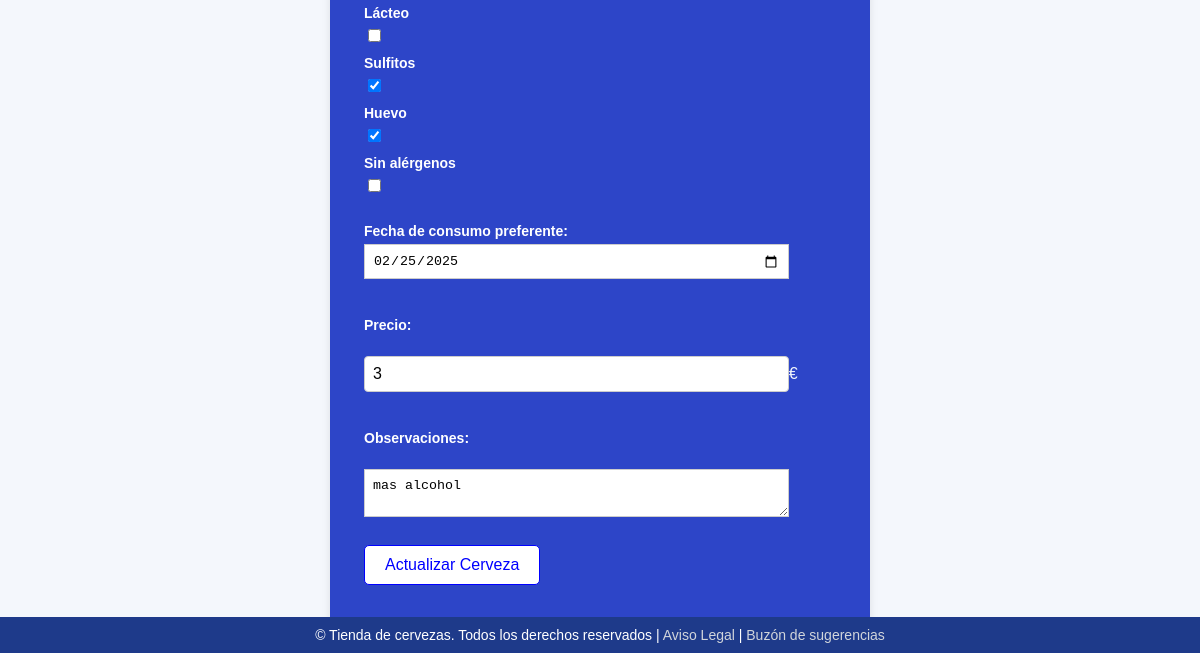
The page /aqui_no_vendemos_cruzcampo/admin/admin_editar_cerveza.php?id=3 (lower part) on the database as committed earlier.
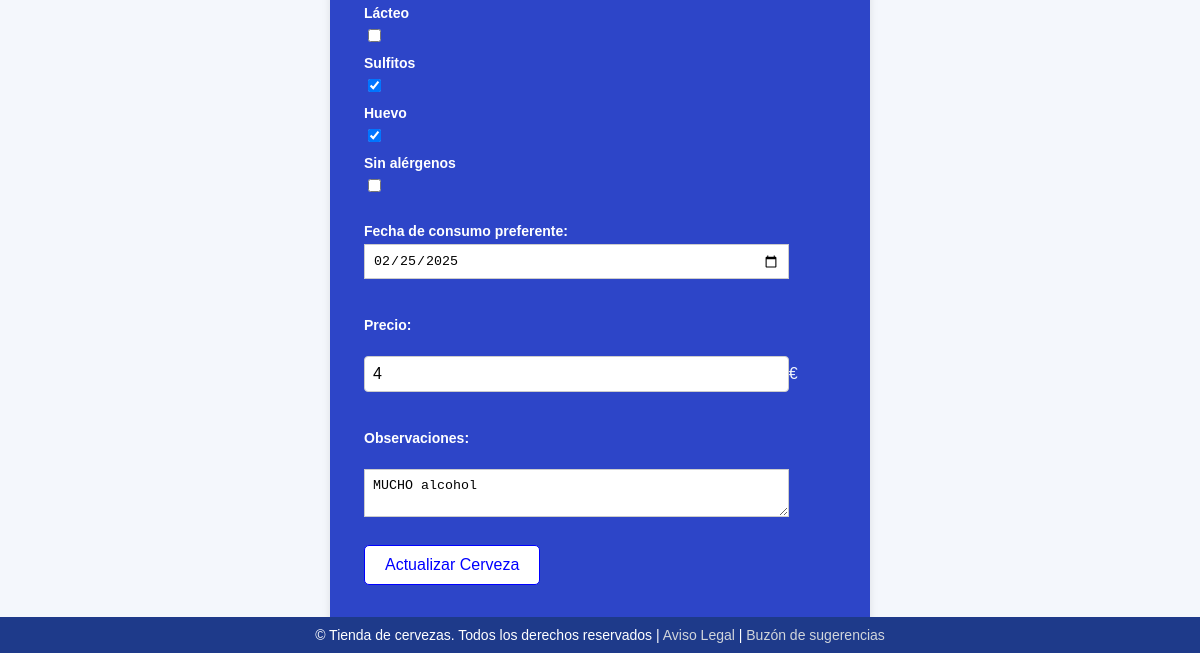
The same page on the database as committed later.
### tables this page shows
CREATE TABLE `cervezas` (
  `id_cerveza` int(3) NOT NULL,
  `denominacion` varchar(100) NOT NULL,
  `marca` varchar(100) NOT NULL,
  `tipo` varchar(100) NOT NULL,
  `formato` varchar(100) NOT NULL,
  `tamanio` varchar(100) NOT NULL,
  `alergenos` varchar(100) NOT NULL,
  `fecha` date NOT NULL,
  `foto` varchar(200) NOT NULL,
  `precio` int(50) NOT NULL,
  `observaciones` varchar(200) NOT NULL
);

### aqui_no_vendemos_cruzcampo/admin/admin_editar_cerveza.php (the view, shortened to what this page needs)
<?php
include("../includes/conexion.php");
if (isset($_GET['id'])) {
    if (is_numeric($_GET['id'])) {
        $id_cerveza = (int)$_GET['id'];
        $sql = "SELECT * FROM cervezas WHERE id_cerveza = ?";
        $stmt = $conn->prepare($sql);
        $stmt->bind_param("i", $id_cerveza);
        $stmt->execute();
        $result = $stmt->get_result();
        $cerveza = $result->fetch_assoc();
    } else {
        echo "El ID de cerveza no es válido.";
        exit;
    }
} else {
    echo "No se ha especificado un ID de cerveza.";
    exit;
}
?>
<form class="product-form" action="admin_editar_cerveza.php?id=<?php echo $id_cerveza; ?>" method="POST" enctype="multipart/form-data">
    <fieldset class="formulario">
    <?php include '../includes/header.php'; ?>
        <hr /><br />
        <label for="denominacion">Denominaci&oacute;n:</label><br />
        <input type="text" id="denominacion" name="denominacion" value="<?php echo htmlspecialchars($cerveza['denominacion']); ?>" /><br /><br />
        <label for="marca">Marca:</label><br />
        <br /><br />
        <label for="tipo">Tipo de cerveza:</label><br />
        <label for="lager">LAGER</label><br>
        <label for="pale ale">PALE ALE</label><br>
        <label for="cerveza negra">CERVEZA NEGRA</label><br>
        <label for="abadia">ABADIA</label><br>
        <label for="rubia">RUBIA</label><br><br />
        <label for="formato">Formato:</label><br />
        <br /><br />
        <label for="tamanio">Tamaño:</label><br />
        <br /><br />
        <label>L&aacute;cteo</label>
        <input type="checkbox" id="lacteo" name="alergenos[]" value="Lacteo" <?php echo (in_array('Lacteo', explode(", ", $cerveza['alergenos']))) ? 'checked' : ''; ?> />
        <label>Sulfitos</label>
        <input type="checkbox" id="sulfitos" name="alergenos[]" value="Sulfitos" <?php echo (in_array('Sulfitos', explode(", ", $cerveza['alergenos']))) ? 'checked' : ''; ?> />
        <label>Huevo</label>
        <input type="checkbox" id="huevo" name="alergenos[]" value="Huevo" <?php echo (in_array('Huevo', explode(", ", $cerveza['alergenos']))) ? 'checked' : ''; ?> />
        <label>Sin alérgenos</label>
        <input type="checkbox" id="sinalergenos" name="alergenos[]" value="Sin alérgenos" <?php echo (in_array('Sin alérgenos', explode(", ", $cerveza['alergenos']))) ? 'checked' : ''; ?> /><br /><br />
        <label for="fechacaducidad">Fecha de consumo preferente:</label>
        <input type="date" id="fechacaducidad" name="fechacaducidad" value="<?php echo $cerveza['fecha']; ?>" /><br /><br />
        <label for="precio">Precio:</label><br />
        <input type="number" id="precio" name="precio" value="<?php echo $cerveza['precio']; ?>" /><span>€</span><br /><br />
        <label for="observaciones">Observaciones:</label><br />
        <textarea name="observaciones" id="observaciones"><?php echo htmlspecialchars($cerveza['observaciones']); ?></textarea><br /><br />
        <input type="submit" value="Actualizar Cerveza" /><br /><br />
    </fieldset>
</form>
<?php include '../includes/footer.php'; ?>

Rows that differ between the two databases and show on the page:
changed cervezas: precio "3" → "4"; observaciones "mas alcohol" → "MUCHO alcohol"
